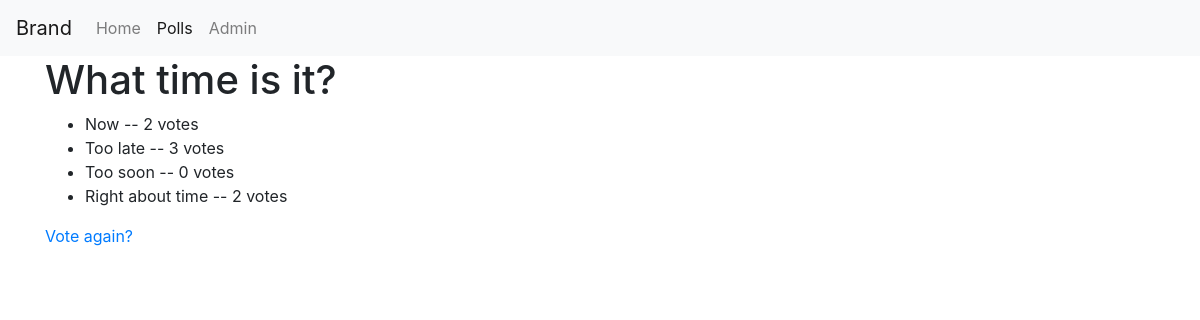
Before: /2/results/ with the older database file.
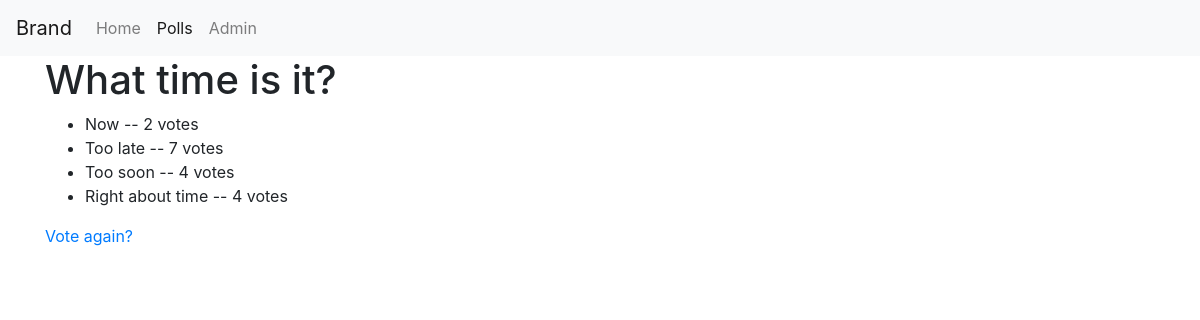
After: the same page with the newer database file.
### polls/models.py (models this page shows, shortened)
class Choice(Model):
    question = ForeignKey(Question, on_delete=CASCADE)
    choice_text = CharField(max_length=200)
    votes = IntegerField(default=0)

### polls/views.py (the view)
def results(request, question_id):
    question = get_object_or_404(Question, pk=question_id)
    if question.pub_date <= timezone.now():
        return render(request, "polls/results.html", {"question": question})
    raise Http404("This question is not yet published!")

### polls/templates/polls/results.html (shortened to what this page needs)
{% extends "polls/base.html" %}
{% block content %}
<h1>{{ question.question_text }}</h1>
<ul>
    {% for choice in question.choice_set.all %}
    <li>{{ choice.choice_text }} -- {{ choice.votes }} vote{{ choice.votes|pluralize }}</li>
    {% endfor %}
</ul>
<a href="{% url 'polls:detail' question.id %}">Vote again?</a>
{% endblock content %}

Changed rows visible on the page:
changed Choice "Too late": votes "3" → "7"
changed Choice "Too soon": votes "0" → "4"
changed Choice "Right about time": votes "2" → "4"
